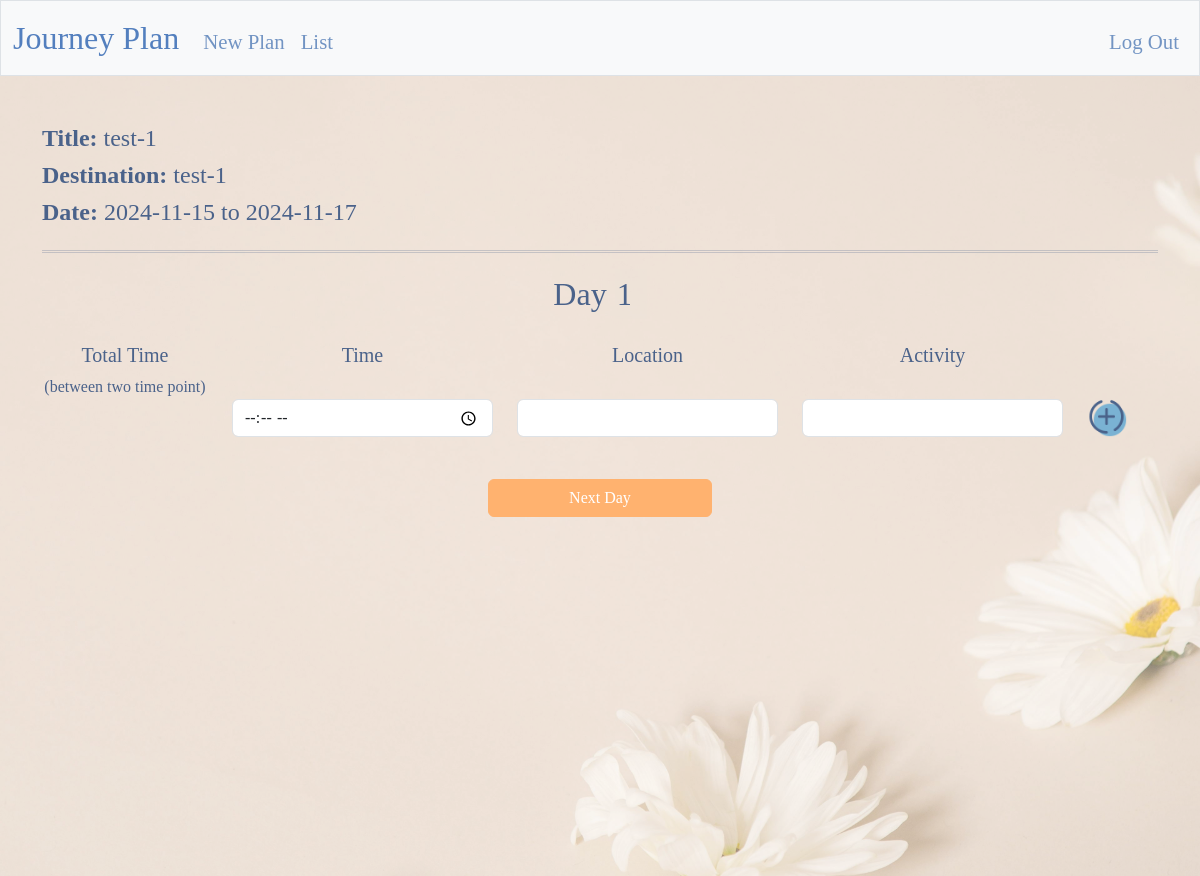
The page /day (signed in) on the database its author committed.
### app.py (models this page shows)
class Plan(db.Model):
    __tablename__ = 'plan'
    id = db.Column(db.Integer, primary_key=True, autoincrement=True, nullable=False)
    users_id = db.Column(db.Integer, db.ForeignKey('users.id'), nullable=False)
    title = db.Column(db.String, nullable=False)
    destination = db.Column(db.String, nullable=False)
    start_date = db.Column(db.Date, nullable=False)
    end_date = db.Column(db.Date, nullable=False)
    total_day = db.Column(db.Integer, nullable=False)
    created_at = db.Column(db.DateTime, default=utcnow, nullable=False)
    updated_at = db.Column(db.DateTime, default=utcnow, nullable=False)
    daily_plans = db.relationship('DailyPlan', backref='plan', lazy=True)

### app.py (the view, shortened to what this page needs)
@app.route("/day", methods=["GET", "POST"])
def day():
    users_id = session["user_id"]
    record = db.session.execute(text("SELECT * FROM plan WHERE users_id = :users_id ORDER BY created_at DESC"),{'users_id': users_id}).fetchone()
    db.session.commit()
    if request.method == "GET":
        if 'dayCount' not in session:
            session['dayCount'] = 1
        dayCount = session['dayCount']
        totalDay = record[6]
        remainingDay = totalDay - dayCount
        if remainingDay == 0:
            return render_template('day.html', record=record, dayCount=dayCount, button="Save")
        elif remainingDay > 0:
            return render_template('day.html', record=record, dayCount=dayCount, button="Next Day")
        else:
            session.pop('dayCount', None)
            return redirect("/list")

### app.py (called while the page is built)
@app.after_request
def after_request(response):
    response.headers["Cache-Control"] = "no-cache, no-store, must-revalidate"
    response.headers["Expires"] = 0
    response.headers["Pragma"] = "no-cache"
    return response

### templates/day.html (shortened to what this page needs)
{% extends "layout.html" %}
{% block main %}
    {% if record %}
 <main class="container py-5 text-center content">
    <div class="row g-3">
        <div class="col left">
            {% if record %}
                <h4>Title: <span class="view">{{ record.title }}</span></h4>
                <h4>Destination: <span class="view">{{ record.destination }}</span></h4>
                <h4>Date: <span class="view">{{ record.start_date }} to {{ record.end_date }}</span></h4>
            {% endif %}
        </div>
    </div>
    <hr class="double">
    {% endif%}
    <form action="/day" method="post">
        <div class="row g-4">
            <div class="day">
                {% if dayCount %}
                <label for="dayCount">Day</label>
                <input value="{{dayCount}}" id="dayCount" class="no_border" autocomplete="off" autofocus class="form-control mx-auto" name="dayCount" type="number" readonly>
                {% endif%}
            </div>
            <div class="col-2 col-md-2">
                <h5>Total Time </h5>
                <h7>(between two time point)</h7>
            </div>
            <div class="col-3 col-md-3" class="time">
                <h5>Time</h5>
            </div>
            <div class="col-3 col-md-3" class="location">
                <h5>Location</h5>
            </div>
            <div class="col-3 col-md-3" class="activity">
                <h5>Activity</h5>
            </div>
            <div class="col-1 col-md-1">
            </div>
        </div>
        <div class="row g-4" class="show">
            <div class="col-2 col-md-2 col-time">
            </div>
            <div class="col-3 col-md-3" class="time">
                <input autocomplete="off" class="form-control mx-auto time-point" name="time" type="time">
            </div>
            <div class="col-3 ol-md-3" class="location">
                <input autocomplete="off" autofocus class="form-control mx-auto" name="location" type="text">
            </div>
            <div class="col-3 col-md-3" class="activity">
                <input autocomplete="off" autofocus class="form-control mx-auto" name="activity" type="text">
            </div>
            <div class="col-1 col-md-1 icon_add">
                <img src="/static/icons8-add-96.png" class="icon" alt="icon_add" width="50" height="50" onclick="add(), timeDifference()">
            </div>
        </div>
        <br class="last">
        {% if button %}
        <button class="btn btn-md save" type="submit">{{button}}</button>
        {% endif%}
    </form>
 </main>
{% endblock %}

### static/styles.css (style rules this page uses)
.no_border { border: none; outline : none; width:2.5rem; color:#537fbe; background-color: rgba(234, 225, 214, 0.4); }
body { font-family: "Kalam", cursive; font-weight: 300; font-style: normal; height: 100vh; }
.content { position: relative; z-index: 2; color: #4A628A; text-align: center; }
.save { border-color: #FFB26F; width:20%; color: white; background-color:#FFB26F; }
.icon_add, .icon_minus { margin-top: 1rem; margin-left: -1rem; cursor:pointer; }
.left { text-align: left; }
.icon { padding: 0.3rem; }
.col-time { padding-top: 2.5rem; }
.day { font-size: 2rem; }
#dayCount { width: 2rem; color: #4A628A; }
.double { border-top: 3px double #4A628A; }
h4 { font-weight: 800; }
.view { font-weight: 400; }

### rows shown on the page
Plan: title "test-1", destination "test-1", start_date "2024-11-15", end_date "2024-11-17"

### other values the page prints
{{ button }} "Next Day"
